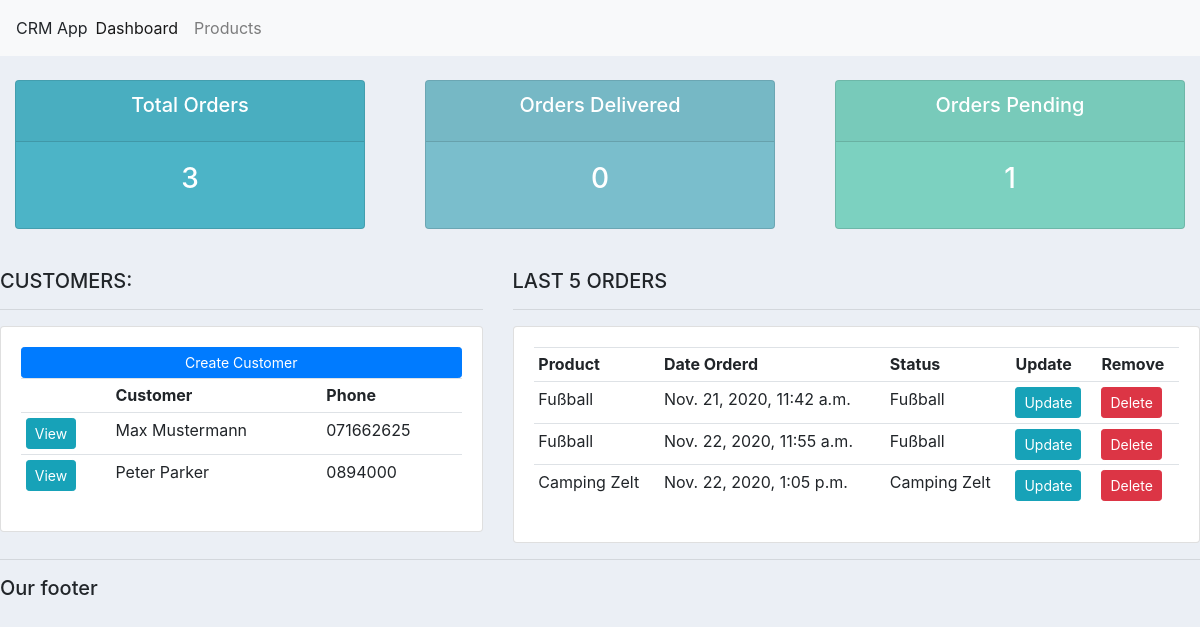
/, run on an earlier commit of the app's database.
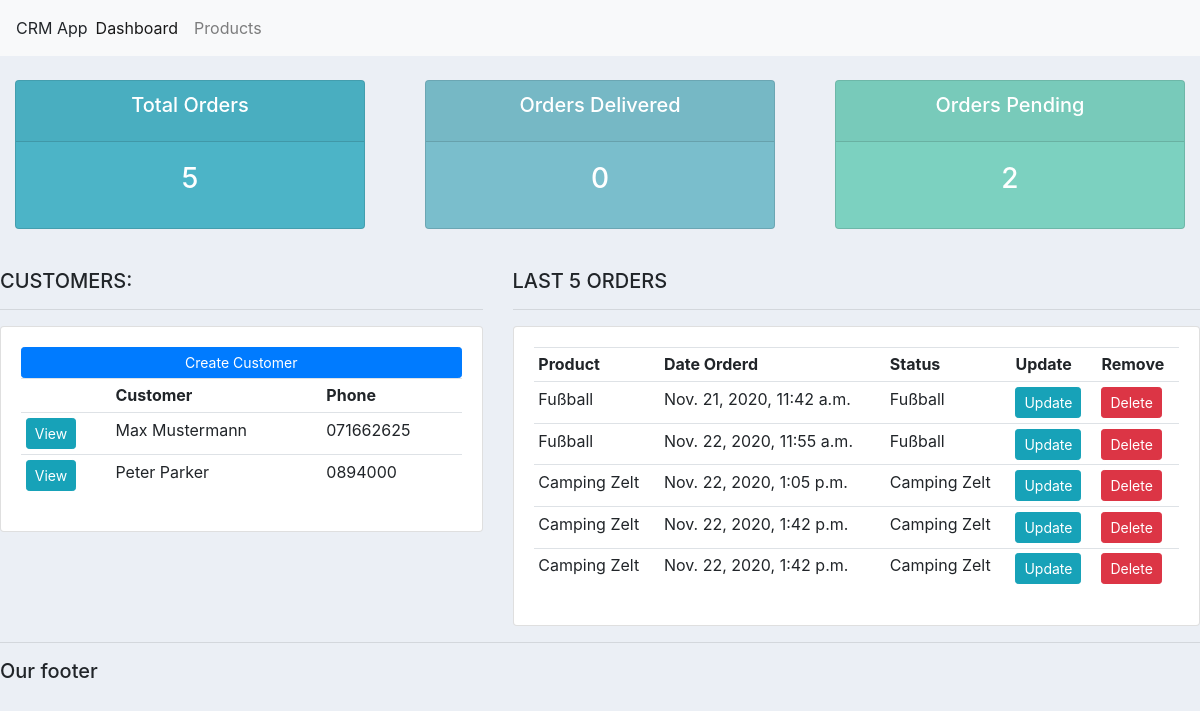
And on a later commit of the database.
### accounts/models.py (models this page shows, shortened)
class Customer(models.Model):
  name = models.CharField(max_length=200, null=True)
  phone = models.CharField(max_length=200, null=True)
  email = models.CharField(max_length=200, null=True)
  date_created = models.DateTimeField(auto_now_add=True, null=True)

class Order(models.Model):
  STATUS = (
      ('Pending', 'Pending'),
      ('Out for delivery', 'Out for delivery'),
      ('Delivered', 'Delivered'),
      )
  customer = models.ForeignKey(Customer, null=True, on_delete= models.SET_NULL)
  product = models.ForeignKey(Product, null=True, on_delete= models.SET_NULL)
  date_created = models.DateTimeField(auto_now_add=True, null=True)
  status = models.CharField(max_length=200, null=True, choices=STATUS)

class Product(models.Model):
  CATEGORY = (
      ('Indoor', 'Indoor'),
      ('Out Door', 'Out Door'),
      )
  name = models.CharField(max_length=200, null=True)
  price = models.FloatField(null=True)
  category = models.CharField(max_length=200, null=True, choices=CATEGORY)
  description = models.CharField(max_length=200, null=True, blank=True)
  date_created = models.DateTimeField(auto_now_add=True, null=True)
  tags = models.ManyToManyField(Tag)
  def __str__(self):
    return self.name

### accounts/views.py (the view)
# urls.py: path('', views.home, name='home'),
def home(request):
  orders = Order.objects.all()
  customers = Customer.objects.all()
  total_customers = customers.count()
  total_orders = orders.count()
  delivered = orders.filter(status='Delivered').count()
  pending = orders.filter(status='Pending').count()
  context = {'orders': orders, 'customers': customers, 'total_orders': total_orders, 'pending': pending, 'delivered': delivered}
  return render(request, 'accounts/dashboard.html', context)

### accounts/templates/accounts/dashboard.html
{% extends 'accounts/main.html' %}
{% block content %}
{% include 'accounts/status.html' %}
<br>
<div class="row">
  <div class="col-md-5">
    <h5>CUSTOMERS:</h5>
    <hr>
    <div class="card card-body">
      <a class="btn btn-primary  btn-sm btn-block" href="">Create Customer</a>
      <table class="table table-sm">
        <tr>
          <th></th>
          <th>Customer</th>
          <th>Phone</th>
        </tr>
        {% for customer in customers %}
          <tr>
            <td><a class="btn btn-sm btn-info" href="{% url 'customers' customer.id %}">View</a></td>
            <td>{{customer.name}}</td>
            <td>{{customer.phone}}</td>
          </tr>
        {% endfor %}
      </table>
    </div>
  </div>
  <div class="col-md-7">
    <h5>LAST 5 ORDERS</h5>
    <hr>
    <div class="card card-body">
      <table class="table table-sm">
        <tr>
          <th>Product</th>
          <th>Date Orderd</th>
          <th>Status</th>
          <th>Update</th>
          <th>Remove</th>
        </tr>
        {% for order in orders %}
          <tr>
            <td>{{order.product.name }}</td>
            <td>{{order.date_created }}</td>
            <td>{{order.product}}</td>
            <td><a class="btn btn-sm btn-info" href="{% url 'update_order' order.id %}">Update</a></td>
            <td><a class="btn btn-sm btn-danger" href="{% url 'delete_order' order.id %}">Delete</a></td>
          </tr>
        {% endfor %}
      </table>
    </div>
  </div>
</div>
{% endblock %}

What changed in the data, as far as the page shows it:
added Order: product.name "Camping Zelt", date_created "Nov. 22, 2020, 1:42 p.m.", product "Camping Zelt"
added Order: product.name "Camping Zelt", date_created "Nov. 22, 2020, 1:42 p.m.", product "Camping Zelt"
Also different on the page:
{{ total_orders }}: "3" → "5"
{{ pending }}: "1" → "2"
